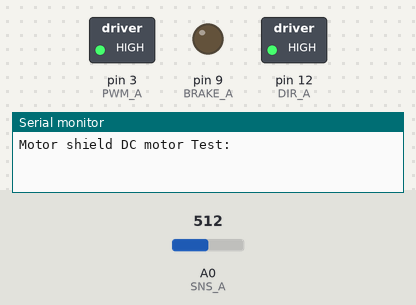
Simulated run of this sketch. Board: Arduino Uno, built with avr-gcc and run on an emulated ATmega328P. On the bench: switched loads named in the sketch (green lamp = pin HIGH), output pins drawn as LEDs (lit = HIGH), the last lines printed to the serial monitor. Inputs (shaded band) come from the test bench; at power-on: A0 (SNS_A) = 512.

Above: at 2.5 s.
At 7.5 s:
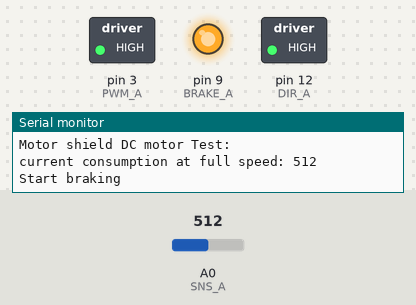
At 12.5 s:
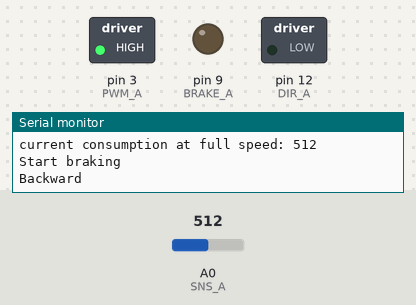
Timing chart, 0 to 19.6 s (numbered marks = the images above):
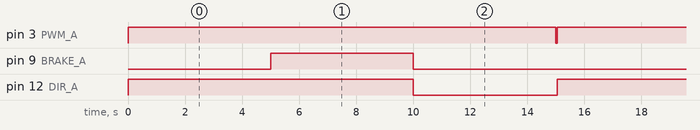

The sketch:

due_motor_example.ino
```cpp
const int
PWM_A   = 3,
DIR_A   = 12,
BRAKE_A = 9,
SNS_A   = A0;

const int
PWM_AA   = 3,
DIR_AA   = 12,
BRAKE_AA = 9,
SNS_AA   = A0;

const int
PWM_B   = 11,
DIR_B   = 13,
BRAKE_B = 8,
SNS_B   = A0;


void setup() {
  // Configure the A output
  pinMode(BRAKE_A, OUTPUT);  // Brake pin on channel A
  pinMode(DIR_A, OUTPUT);    // Direction pin on channel A

  // Open Serial communication
  Serial.begin(9600);
  Serial.println("Motor shield DC motor Test:\n");
}

void loop() {

// Set the outputs to run the motor forward

  digitalWrite(BRAKE_A, LOW);  // setting brake LOW disable motor brake
  digitalWrite(DIR_A, HIGH);   // setting direction to HIGH the motor will spin forward

  analogWrite(PWM_A, 255);     // Set the speed of the motor, 255 is the maximum value

  delay(5000);                 // hold the motor at full speed for 5 seconds
  Serial.print("current consumption at full speed: ");
  Serial.println(analogRead(SNS_A));

// Brake the motor

  Serial.println("Start braking\n");
  // raising the brake pin the motor will stop faster than the stop by inertia
  digitalWrite(BRAKE_A, HIGH);  // raise the brake
  delay(5000);

// Set the outputs to run the motor backward

  Serial.println("Backward");
  digitalWrite(BRAKE_A, LOW);  // setting againg the brake LOW to disable motor brake
  digitalWrite(DIR_A, LOW);    // now change the direction to backward setting LOW the DIR_A pin

  analogWrite(PWM_A, 255);     // Set the speed of the motor

  delay(5000);
  Serial.print("current consumption backward: ");
  Serial.println(analogRead(SNS_A));

  // now stop the motor by inertia, the motor will stop slower than with the brake function
  analogWrite(PWM_A, 0);       // turn off power to the motor

  Serial.print("current brake: ");
  Serial.println(analogRead(A0));
  Serial.println("End of the motor shield test with DC motors. Thank you!");


  //while(1);
}
```

Measured:
- by itself, pin 3 (PWM_A): alternates HIGH for 15.0 s and LOW for 0.05 s
- by itself, pin 9 (BRAKE_A): alternates HIGH for 5.0 s and LOW for 10.0 s
- by itself, pin 12 (DIR_A): alternates HIGH for 10.0 s and LOW for 5.0 s
